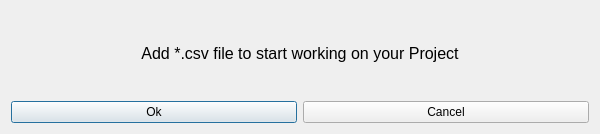
<?xml version="1.0" encoding="UTF-8"?>
<ui version="4.0">
 <class>StartupDialog</class>
 <widget class="QDialog" name="StartupDialog">
  <property name="geometry">
   <rect>
    <x>0</x>
    <y>0</y>
    <width>600</width>
    <height>134</height>
   </rect>
  </property>
  <property name="minimumSize">
   <size>
    <width>414</width>
    <height>134</height>
   </size>
  </property>
  <property name="maximumSize">
   <size>
    <width>600</width>
    <height>134</height>
   </size>
  </property>
  <property name="windowTitle">
   <string>Open</string>
  </property>
  <property name="windowIcon">
   <iconset>
    <normaloff>ML1.ico</normaloff>ML1.ico</iconset>
  </property>
  <layout class="QVBoxLayout" name="verticalLayout">
   <item>
    <widget class="QLabel" name="label">
     <property name="font">
      <font>
       <pointsize>12</pointsize>
      </font>
     </property>
     <property name="frameShape">
      <enum>QFrame::NoFrame</enum>
     </property>
     <property name="text">
      <string>Add *.csv file to start working on your Project</string>
     </property>
     <property name="alignment">
      <set>Qt::AlignCenter</set>
     </property>
    </widget>
   </item>
   <item>
    <layout class="QHBoxLayout" name="horizontalLayout">
     <item>
      <widget class="QPushButton" name="pushButton">
       <property name="text">
        <string>Ok</string>
       </property>
      </widget>
     </item>
     <item>
      <widget class="QPushButton" name="pushButton_2">
       <property name="text">
        <string>Cancel</string>
       </property>
      </widget>
     </item>
    </layout>
   </item>
  </layout>
 </widget>
 <resources/>
 <connections/>
</ui>
